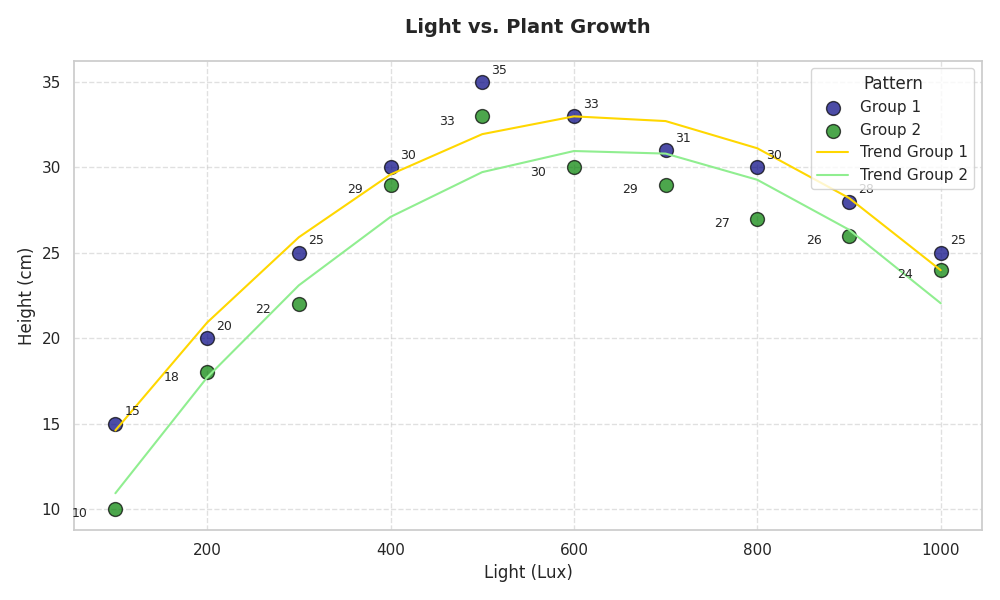

Source code (Python):
import matplotlib.pyplot as plt
import numpy as np

# Original data series
light_intensity_1 = np.array([100, 200, 300, 400, 500, 600, 700, 800, 900, 1000])
plant_height_1 = np.array([15, 20, 25, 30, 35, 33, 31, 30, 28, 25])

# Additional made-up data series
light_intensity_2 = np.array([100, 200, 300, 400, 500, 600, 700, 800, 900, 1000])
plant_height_2 = np.array([10, 18, 22, 29, 33, 30, 29, 27, 26, 24])

plt.figure(figsize=(10, 6))
# Plotting the original data series
plt.scatter(light_intensity_1, plant_height_1, color='navy', edgecolors='black', s=100, alpha=0.7, label='Group 1')
# Plotting the additional data series
plt.scatter(light_intensity_2, plant_height_2, color='green', edgecolors='black', s=100, alpha=0.7, label='Group 2')

# Trend line for the original data series
z1 = np.polyfit(light_intensity_1, plant_height_1, 2)
p1 = np.poly1d(z1)
plt.plot(light_intensity_1, p1(light_intensity_1), "gold", label='Trend Group 1', linewidth=1.5)

# Trend line for the additional data series
z2 = np.polyfit(light_intensity_2, plant_height_2, 2)
p2 = np.poly1d(z2)
plt.plot(light_intensity_2, p2(light_intensity_2), "lightgreen", label='Trend Group 2', linewidth=1.5)

plt.title('Light vs. Plant Growth', fontsize=14, fontweight='bold', pad=20)
plt.xlabel('Light (Lux)', fontsize=12)
plt.ylabel('Height (cm)', fontsize=12)

# Adding annotations for the original data series
for i in range(len(light_intensity_1)):
    plt.text(light_intensity_1[i] + 10, plant_height_1[i] + 0.5, f'{plant_height_1[i]}', fontsize=9, ha='left')

# Adding annotations for the additional data series
for i in range(len(light_intensity_2)):
    plt.text(light_intensity_2[i] - 30, plant_height_2[i] - 0.5, f'{plant_height_2[i]}', fontsize=9, ha='right')

plt.grid(True, linestyle='--', alpha=0.6)
plt.legend(title='Pattern', loc='upper right')

plt.tight_layout()

plt.show()
